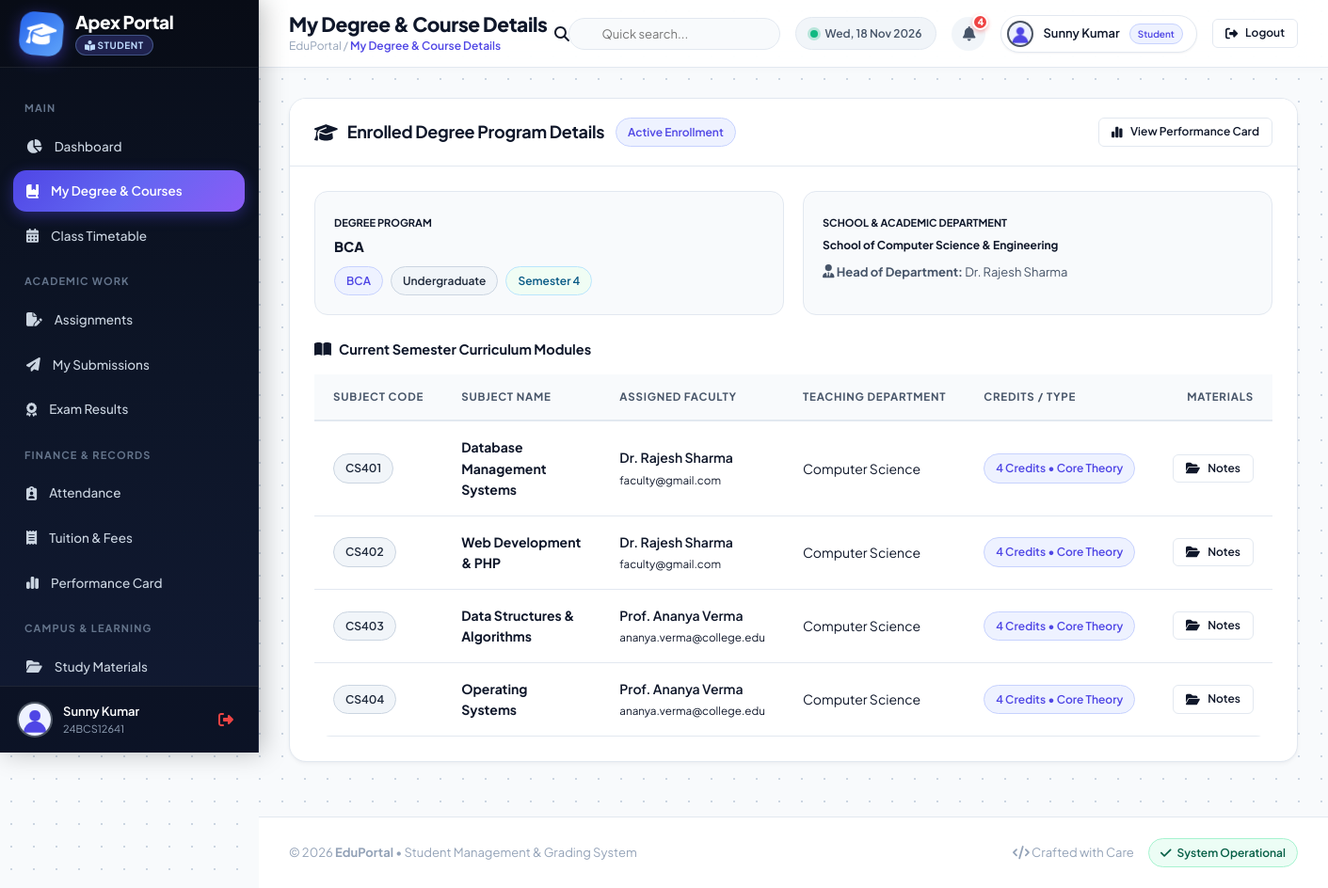
The page /student/courses.php (signed in) on the database as committed earlier.
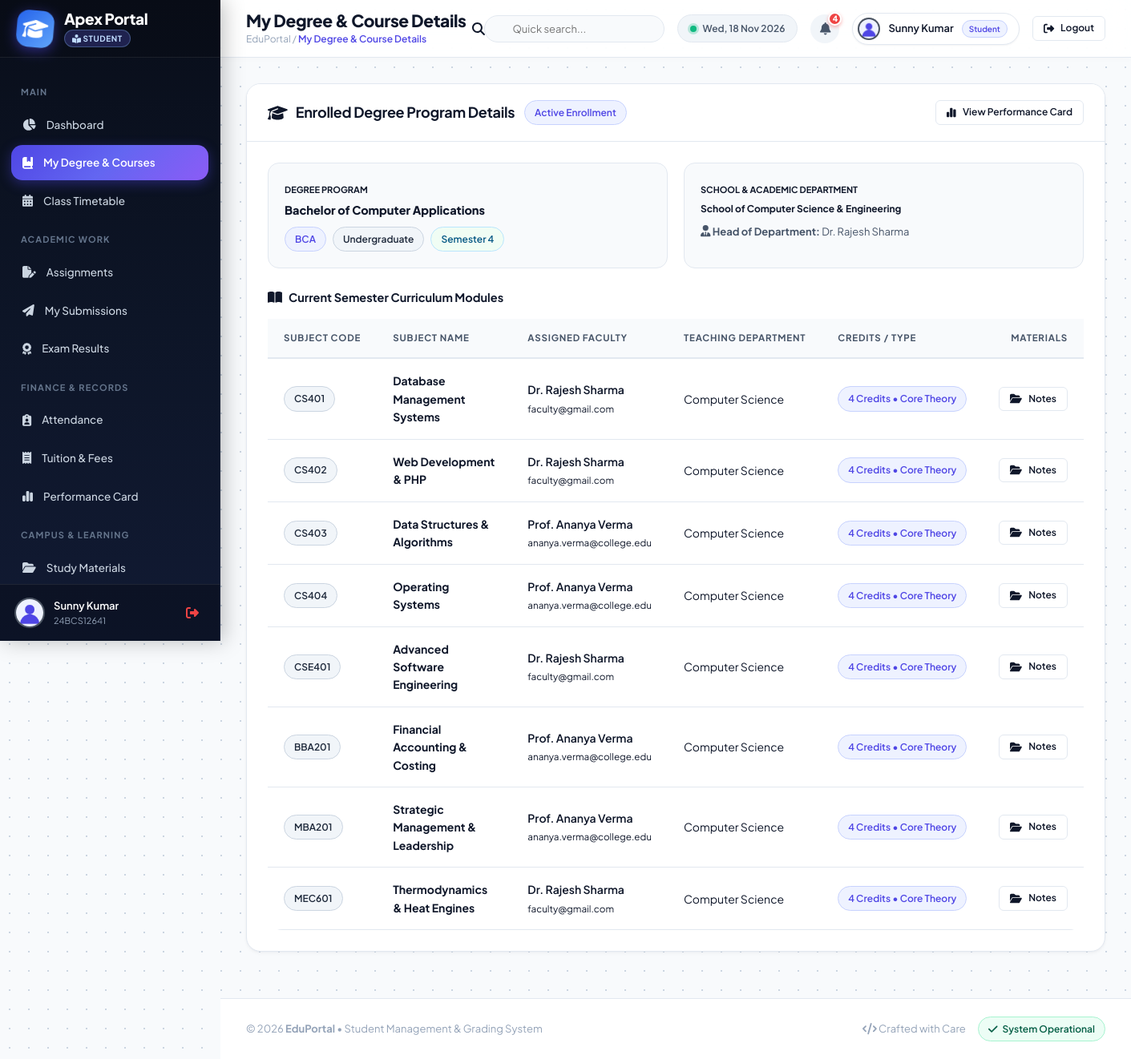
The same page on the database as committed later.
### tables this page shows
CREATE TABLE `students` (
  `student_id` int(11) NOT NULL AUTO_INCREMENT,
  `user_id` int(11) NOT NULL,
  `roll_no` varchar(50) NOT NULL,
  `department_id` int(11) DEFAULT NULL,
  `course_id` int(11) DEFAULT NULL,
  `course` varchar(100) DEFAULT 'BCA',
  `semester` int(11) NOT NULL DEFAULT 1,
  `admission_year` int(11) NOT NULL DEFAULT 2024,
  `gender` enum('Male','Female','Other') DEFAULT 'Male',
  `dob` date DEFAULT NULL,
  `address` text DEFAULT NULL,
  `status` enum('Active','Graduated','Suspended') DEFAULT 'Active',
  `profile_picture` varchar(255) DEFAULT NULL,
  `created_at` timestamp NOT NULL DEFAULT current_timestamp(),
  PRIMARY KEY (`student_id`),
  UNIQUE KEY `user_id` (`user_id`),
  UNIQUE KEY `roll_no` (`roll_no`),
  KEY `user_id_2` (`user_id`),
  KEY `course_id` (`course_id`),
  CONSTRAINT `fk_stu_course` FOREIGN KEY (`course_id`) REFERENCES `courses` (`course_id`) ON DELETE SET NULL,
  CONSTRAINT `fk_stu_user` FOREIGN KEY (`user_id`) REFERENCES `users` (`id`) ON DELETE CASCADE
);

CREATE TABLE `subjects` (
  `subject_id` int(11) NOT NULL AUTO_INCREMENT,
  `subject_name` varchar(150) NOT NULL,
  `subject_code` varchar(50) NOT NULL,
  `faculty_id` int(11) DEFAULT NULL,
  `course` varchar(100) DEFAULT 'B.Tech CSE',
  `semester` int(11) DEFAULT 1,
  `created_at` timestamp NOT NULL DEFAULT current_timestamp(),
  PRIMARY KEY (`subject_id`)
);

CREATE TABLE `users` (
  `id` int(11) NOT NULL AUTO_INCREMENT,
  `name` varchar(120) NOT NULL,
  `email` varchar(120) NOT NULL,
  `password` varchar(255) NOT NULL,
  `role` enum('admin','faculty','student') NOT NULL DEFAULT 'student',
  `profile_picture` varchar(255) DEFAULT NULL,
  `phone` varchar(30) DEFAULT NULL,
  `created_at` timestamp NOT NULL DEFAULT current_timestamp(),
  PRIMARY KEY (`id`),
  UNIQUE KEY `email` (`email`)
);

CREATE TABLE `courses` (
  `course_id` int(11) NOT NULL AUTO_INCREMENT,
  `department_id` int(11) NOT NULL,
  `name` varchar(150) NOT NULL,
  `code` varchar(30) NOT NULL,
  `degree_level` enum('Undergraduate','Postgraduate','Doctorate','Diploma') NOT NULL DEFAULT 'Undergraduate',
  `duration` varchar(50) NOT NULL DEFAULT '3 Years',
  `semester_count` int(11) NOT NULL DEFAULT 6,
  `fees_per_year` decimal(10,2) NOT NULL DEFAULT 65000.00,
  `eligibility` text DEFAULT NULL,
  `description` text DEFAULT NULL,
  `created_at` timestamp NOT NULL DEFAULT current_timestamp(),
  `course_name` varchar(150) DEFAULT NULL,
  `course_code` varchar(30) DEFAULT NULL,
  PRIMARY KEY (`course_id`),
  UNIQUE KEY `code` (`code`),
  KEY `department_id` (`department_id`),
  CONSTRAINT `fk_course_dept` FOREIGN KEY (`department_id`) REFERENCES `departments` (`department_id`) ON DELETE CASCADE
);

CREATE TABLE `departments` (
  `department_id` int(11) NOT NULL AUTO_INCREMENT,
  `name` varchar(150) NOT NULL,
  `code` varchar(20) NOT NULL,
  `description` text DEFAULT NULL,
  `head_of_dept` varchar(120) DEFAULT NULL,
  `icon` varchar(50) DEFAULT 'fa-laptop-code',
  `created_at` timestamp NOT NULL DEFAULT current_timestamp(),
  PRIMARY KEY (`department_id`),
  UNIQUE KEY `code` (`code`)
);

### student/courses.php (the view, shortened to what the changed rows need)
<?php
include("../config/db.php");
$user_id = $_SESSION['user_id'];
$st_q = mysqli_query($con, "
    SELECT s.*, u.name, u.email
    FROM students s
    JOIN users u ON s.user_id = u.id
    WHERE s.user_id='$user_id'
    LIMIT 1
");
$student = mysqli_fetch_assoc($st_q);
$course_id = $student['course_id'] ?? 0;
$course_info = null;
if ($course_id > 0) {
    $c_res = mysqli_query($con, "
        SELECT c.*, d.name AS dept_name, d.head_of_dept
        FROM courses c
        LEFT JOIN departments d ON c.department_id = d.department_id
        WHERE c.course_id='$course_id'
        LIMIT 1
    ");
    $course_info = mysqli_fetch_assoc($c_res);
}
$subjects_q = mysqli_query($con, "
    SELECT s.*, f.specialization, u.name AS faculty_name, u.email AS faculty_email
    FROM subjects s
    LEFT JOIN faculty f ON s.faculty_id = f.faculty_id
    LEFT JOIN users u ON f.user_id = u.id
    ORDER BY s.subject_id ASC
");
include("../includes/header.php");
include("../includes/sidebar_student.php");
include("../includes/navbar.php");
?>
<div class="card">
    <div class="card-body">
        <div class="row" style="display:flex; flex-wrap:wrap; gap:20px; margin-bottom:25px;">
            <div style="flex:1; min-width:280px; background:var(--bg-body); padding:20px; border-radius:var(--radius-md); border:1px solid var(--border-color);">
                <small class="text-muted" style="text-transform:uppercase; font-size:11px; font-weight:700;">Degree Program</small>
                <h4 style="font-weight:800; color:var(--text-primary); margin:4px 0 8px;">
                    <?php echo htmlspecialchars($course_info['name'] ?? ($student['course'] ?? 'Bachelor of Computer Applications')); ?>
                </h4>
                <div style="display:flex; gap:8px; flex-wrap:wrap;">
                    <span class="badge badge-primary"><?php echo htmlspecialchars($course_info['code'] ?? 'BCA'); ?></span>
                    <span class="badge badge-dark"><?php echo htmlspecialchars($course_info['degree_level'] ?? 'Undergraduate'); ?></span>
                    <span class="badge badge-info">Semester <?php echo htmlspecialchars($student['semester'] ?? 4); ?></span>
                </div>
            </div>
            <div style="flex:1; min-width:280px; background:var(--bg-body); padding:20px; border-radius:var(--radius-md); border:1px solid var(--border-color);">
                <small class="text-muted" style="text-transform:uppercase; font-size:11px; font-weight:700;">School & Academic Department</small>
                <h5 style="font-weight:700; color:var(--text-primary); margin:4px 0 8px;">
                    <?php echo htmlspecialchars($course_info['dept_name'] ?? 'School of Computer Science & Engineering'); ?>
                </h5>
                <p style="margin:0; font-size:13px; color:var(--text-secondary);">
                    <i class="fa-solid fa-user-tie text-gold"></i> <strong>Head of Department:</strong> <?php echo htmlspecialchars($course_info['head_of_dept'] ?? 'Dr. Rajesh Sharma'); ?>
                </p>
            </div>
        </div>
        <div class="table-responsive">
            <table class="custom-table">
                <thead>
                    <tr>
                        <th>Subject Code</th>
                        <th>Subject Name</th>
                        <th>Assigned Faculty</th>
                        <th>Teaching Department</th>
                        <th>Credits / Type</th>
                        <th style="text-align:right;">Materials</th>
                    </tr>
                </thead>
                <tbody>
                    <?php if ($subjects_q && mysqli_num_rows($subjects_q) > 0): ?>
                        <?php while ($sub = mysqli_fetch_assoc($subjects_q)):
                            $name = $sub['subject_name'] ?? ($sub['suject_name'] ?? 'Core Subject');
                        ?>
                            <tr>
                                <td><span class="badge badge-dark"><?php echo htmlspecialchars($sub['subject_code']); ?></span></td>
                                <td>
                                    <strong><?php echo htmlspecialchars($name); ?></strong>
                                </td>
                                <td>
                                    <?php if (!empty($sub['faculty_name'])): ?>
                                        <div style="font-weight:600; color:var(--text-primary);"><?php echo htmlspecialchars($sub['faculty_name']); ?></div>
                                        <small class="text-muted"><?php echo htmlspecialchars($sub['faculty_email']); ?></small>
                                    <?php else: ?>
                                        <span class="text-muted">Faculty Assigned</span>
                                    <?php endif; ?>
                                </td>
                                <td>Computer Science</td>
                                <td><span class="badge badge-primary">4 Credits &bull; Core Theory</span></td>
                                <td style="text-align:right;">
                                    <a href="study_materials.php" class="btn btn-outline btn-sm">
                                        <i class="fa-solid fa-folder-open"></i> Notes
                                    </a>
                                </td>
                            </tr>
                        <?php endwhile; ?>
                    <?php endif; ?>
                </tbody>
            </table>
        </div>
    </div>
</div>
<?php include("../includes/footer.php"); ?>

### includes/sidebar_student.php (shortened to what the changed rows need)
<?php
$student_name = $_SESSION['name'] ?? 'Student';
$roll_no_display = "Student";
if (isset($con) && isset($_SESSION['user_id'])) {
    $u_res = mysqli_query($con, "
        SELECT students.profile_picture, students.roll_no, students.course
        FROM students
        WHERE user_id='" . $_SESSION['user_id'] . "'
    ");
    if ($u_res && $s_row = mysqli_fetch_assoc($u_res)) {
        if (!empty($s_row['roll_no'])) {
            $roll_no_display = $s_row['roll_no'];
        }
    }
}
?>
<aside class="sidebar">
    <div class="sidebar-footer">
        <div class="user-mini">
            <div class="user-info">
                <div class="name"><?php echo htmlspecialchars($student_name); ?></div>
                <div class="role-tag"><?php echo htmlspecialchars($roll_no_display); ?></div>
            </div>
        </div>
    </div>
</aside>

Rows that differ between the two databases and show on the page:
now on this page (row unchanged): courses: name "Bachelor of Computer Applications", code "BCA", degree_level "Undergraduate", department.name "School of Computer Science & Engineering", department.head_of_dept "Dr. Rajesh Sharma"
added subjects: subject_code "CSE401", subject_name "Advanced Software Engineering", users.name "Dr. Rajesh Sharma", users.email "faculty@gmail.com"
added subjects: subject_code "BBA201", subject_name "Financial Accounting & Costing", users.name "Prof. Ananya Verma", users.email "ananya.verma@college.edu"
added subjects: subject_code "MBA201", subject_name "Strategic Management & Leadership", users.name "Prof. Ananya Verma", users.email "ananya.verma@college.edu"
added subjects: subject_code "MEC601", subject_name "Thermodynamics & Heat Engines", users.name "Dr. Rajesh Sharma", users.email "faculty@gmail.com"
Other text that changed with them:
$course_info['name']: "BCA" → "Bachelor of Computer Applications"
$course_info['code']: "BCA" → (not shown)
$course_info['degree_level']: "Undergraduate" → (not shown)
$course_info['dept_name']: "School of Computer Science & Engineering" → (not shown)
$course_info['head_of_dept']: "Dr. Rajesh Sharma" → (not shown)
